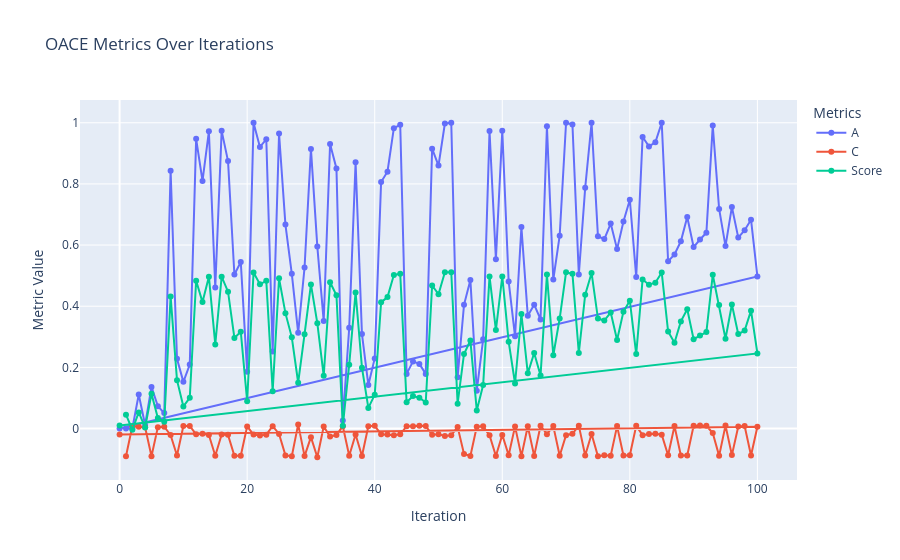

The notebook cell this image was saved under:
### Code cell
plot_oace_metrics(oace_metrics_per_iteration)
